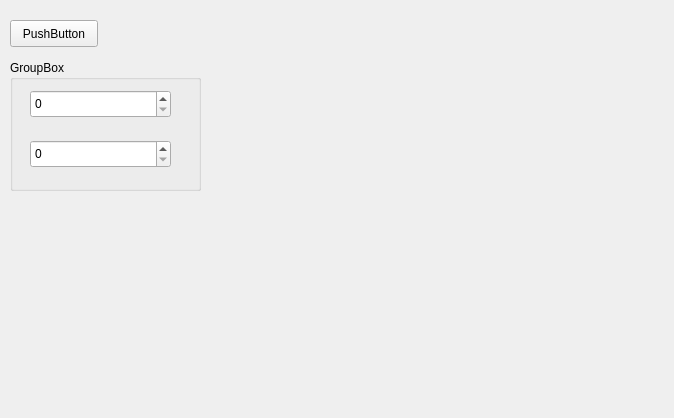
<?xml version="1.0" encoding="UTF-8"?>
<ui version="4.0">
 <class>Form</class>
 <widget class="QWidget" name="Form">
  <property name="geometry">
   <rect>
    <x>0</x>
    <y>0</y>
    <width>674</width>
    <height>418</height>
   </rect>
  </property>
  <property name="windowTitle">
   <string>Form</string>
  </property>
  <widget class="QPushButton" name="pushButton">
   <property name="geometry">
    <rect>
     <x>10</x>
     <y>20</y>
     <width>88</width>
     <height>27</height>
    </rect>
   </property>
   <property name="text">
    <string>PushButton</string>
   </property>
  </widget>
  <widget class="QGroupBox" name="groupBox">
   <property name="geometry">
    <rect>
     <x>10</x>
     <y>60</y>
     <width>191</width>
     <height>131</height>
    </rect>
   </property>
   <property name="title">
    <string>GroupBox</string>
   </property>
   <widget class="QSpinBox" name="spinBox">
    <property name="geometry">
     <rect>
      <x>20</x>
      <y>30</y>
      <width>141</width>
      <height>28</height>
     </rect>
    </property>
   </widget>
   <widget class="QSpinBox" name="spinBox_2">
    <property name="geometry">
     <rect>
      <x>20</x>
      <y>80</y>
      <width>141</width>
      <height>28</height>
     </rect>
    </property>
   </widget>
  </widget>
  <widget class="MplWidget" name="MplWidget" native="true">
   <property name="geometry">
    <rect>
     <x>240</x>
     <y>30</y>
     <width>381</width>
     <height>351</height>
    </rect>
   </property>
  </widget>
 </widget>
 <customwidgets>
  <customwidget>
   <class>MplWidget</class>
   <extends>QWidget</extends>
   <header>mplwidget.h</header>
   <container>1</container>
  </customwidget>
 </customwidgets>
 <resources/>
 <connections/>
</ui>
